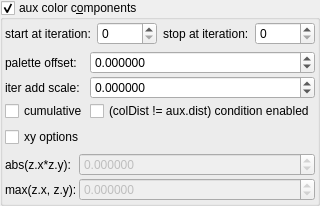
    <widget class="MyGroupBox" name="groupCheck_fold_color_aux_color_enabled_false">
     <property name="title">
      <string>aux color c&amp;omponents</string>
     </property>
     <property name="checkable">
      <bool>true</bool>
     </property>
     <layout class="QVBoxLayout" name="verticalLayout_14">
      <property name="leftMargin">
       <number>2</number>
      </property>
      <property name="topMargin">
       <number>2</number>
      </property>
      <property name="rightMargin">
       <number>2</number>
      </property>
      <property name="bottomMargin">
       <number>2</number>
      </property>
      <item>
       <layout class="QHBoxLayout" name="horizontalLayout_14" stretch="0,1,0,1">
        <item>
         <widget class="QLabel" name="label_102">
          <property name="text">
           <string>start at iteration:</string>
          </property>
         </widget>
        </item>
        <item>
         <widget class="MySpinBox" name="spinboxInt_fold_color_start_iterations_A">
          <property name="sizePolicy">
           <sizepolicy hsizetype="Minimum" vsizetype="Maximum">
            <horstretch>0</horstretch>
            <verstretch>0</verstretch>
           </sizepolicy>
          </property>
          <property name="minimum">
           <number>0</number>
          </property>
          <property name="maximum">
           <number>999</number>
          </property>
          <property name="value">
           <number>0</number>
          </property>
         </widget>
        </item>
        <item>
         <widget class="QLabel" name="label_74">
          <property name="text">
           <string>stop at iteration:</string>
          </property>
         </widget>
        </item>
        <item>
         <widget class="MySpinBox" name="spinboxInt_fold_color_stop_iterations_A">
          <property name="sizePolicy">
           <sizepolicy hsizetype="Preferred" vsizetype="Maximum">
            <horstretch>0</horstretch>
            <verstretch>0</verstretch>
           </sizepolicy>
          </property>
          <property name="maximum">
           <number>999</number>
          </property>
         </widget>
        </item>
       </layout>
      </item>
      <item>
       <layout class="QGridLayout" name="gridLayout_32" columnstretch="0,1">
        <property name="spacing">
         <number>2</number>
        </property>
        <item row="1" column="0">
         <widget class="QLabel" name="label_17">
          <property name="text">
           <string>iter add scale:</string>
          </property>
         </widget>
        </item>
        <item row="2" column="0">
         <widget class="MyCheckBox" name="checkBox_fold_color_aux_color_enabledB_false">
          <property name="text">
           <string notr="true">cumulative</string>
          </property>
         </widget>
        </item>
        <item row="0" column="0">
         <widget class="QLabel" name="label_18">
          <property name="text">
           <string>palette offset:</string>
          </property>
         </widget>
        </item>
        <item row="1" column="1">
         <widget class="MyDoubleSpinBox" name="spinbox_fold_color_difs0">
          <property name="sizePolicy">
           <sizepolicy hsizetype="Minimum" vsizetype="Maximum">
            <horstretch>0</horstretch>
            <verstretch>0</verstretch>
           </sizepolicy>
          </property>
          <property name="prefix">
           <string/>
          </property>
          <property name="suffix">
           <string/>
          </property>
          <property name="decimals">
           <number>6</number>
          </property>
          <property name="minimum">
           <double>-100.000000000000000</double>
          </property>
          <property name="maximum">
           <double>100.000000000000000</double>
          </property>
          <property name="singleStep">
           <double>0.100000000000000</double>
          </property>
         </widget>
        </item>
        <item row="0" column="1">
         <widget class="MyDoubleSpinBox" name="spinbox4_fold_color_difs_0000_w">
          <property name="sizePolicy">
           <sizepolicy hsizetype="Minimum" vsizetype="Maximum">
            <horstretch>0</horstretch>
            <verstretch>0</verstretch>
           </sizepolicy>
          </property>
          <property name="prefix">
           <string/>
          </property>
          <property name="suffix">
           <string/>
          </property>
          <property name="decimals">
           <number>6</number>
          </property>
          <property name="minimum">
           <double>-100.000000000000000</double>
          </property>
          <property name="maximum">
           <double>100.000000000000000</double>
          </property>
          <property name="singleStep">
           <double>0.100000000000000</double>
          </property>
         </widget>
        </item>
        <item row="2" column="1">
         <widget class="MyCheckBox" name="checkBox_fold_color_aux_color_enabledA">
          <property name="text">
           <string notr="true">(colDist != aux.dist) condition enabled</string>
          </property>
         </widget>
        </item>
       </layout>
      </item>
      <item>
       <widget class="MyCheckBox" name="checkBox_fold_color_aux_color_enabledA_false">
        <property name="text">
         <string>xy options</string>
        </property>
       </widget>
      </item>
      <item>
       <layout class="QGridLayout" name="gridLayout_30" columnstretch="0,1">
        <property name="spacing">
         <number>2</number>
        </property>
        <item row="0" column="1">
         <widget class="MyDoubleSpinBox" name="spinbox4_fold_color_difs_0000_x">
          <property name="enabled">
           <bool>false</bool>
          </property>
          <property name="sizePolicy">
           <sizepolicy hsizetype="Minimum" vsizetype="Maximum">
            <horstretch>0</horstretch>
            <verstretch>0</verstretch>
           </sizepolicy>
          </property>
          <property name="prefix">
           <string/>
          </property>
          <property name="suffix">
           <string/>
          </property>
          <property name="decimals">
           <number>6</number>
          </property>
          <property name="minimum">
           <double>-100.000000000000000</double>
          </property>
          <property name="maximum">
           <double>100.000000000000000</double>
          </property>
          <property name="singleStep">
           <double>0.100000000000000</double>
          </property>
         </widget>
        </item>
        <item row="1" column="1">
         <widget class="MyDoubleSpinBox" name="spinbox4_fold_color_difs_0000_y">
          <property name="enabled">
           <bool>false</bool>
          </property>
          <property name="sizePolicy">
           <sizepolicy hsizetype="Minimum" vsizetype="Maximum">
            <horstretch>0</horstretch>
            <verstretch>0</verstretch>
           </sizepolicy>
          </property>
          <property name="prefix">
           <string/>
          </property>
          <property name="suffix">
           <string/>
          </property>
          <property name="decimals">
           <number>6</number>
          </property>
          <property name="minimum">
           <double>-100.000000000000000</double>
          </property>
          <property name="maximum">
           <double>100.000000000000000</double>
          </property>
          <property name="singleStep">
           <double>0.100000000000000</double>
          </property>
         </widget>
        </item>
        <item row="1" column="0">
         <widget class="QLabel" name="label_60">
          <property name="text">
           <string>max(z.x, z.y):</string>
          </property>
         </widget>
        </item>
        <item row="0" column="0">
         <widget class="QLabel" name="label_62">
          <property name="text">
           <string>abs(z.x*z.y):</string>
          </property>
         </widget>
        </item>
       </layout>
      </item>
     </layout>
    </widget>
